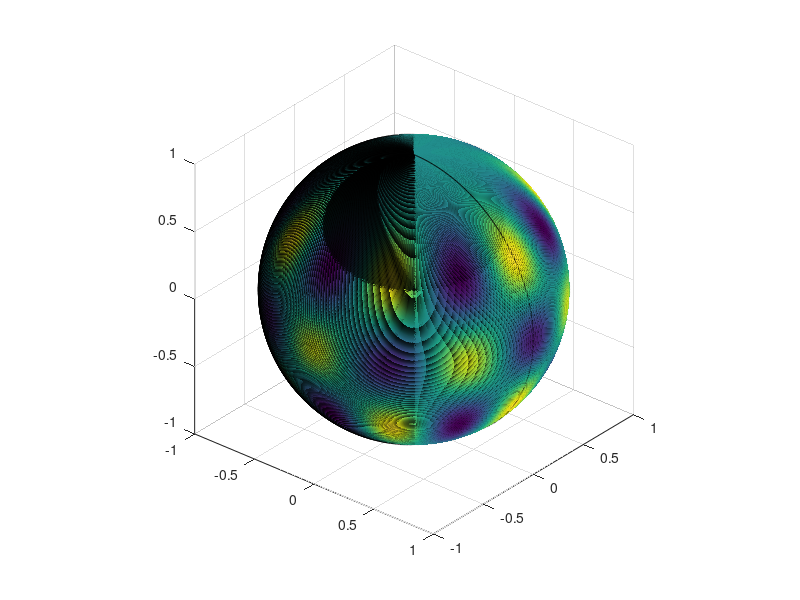

This chart was generated by the following MATLAB code: (Note: this script raises an error after producing the figure.)
%**************************************************************************
%
% Spherical Harmonic Plotter
%
% Adaoted from spharmPlot.m by Mengliu Zhao, last updated 20141203
%
%**************************************************************************

clear all
close all
clc

% Define theta and phi vectors
nPoints = 1000;
phiVec = linspace( 0, 2.*pi, nPoints );
thetaVec = linspace( 0, pi, round( nPoints./2 ) ); % Elevation [rad]
[ phi, theta ] = meshgrid( phiVec, thetaVec );

% Define indices to work with
n = 8;
m = -6; % |m| <= n

% set figure background to white
figure()
% Legendre polynomials
Pn_array = legendre( n, cos(theta(:,1)) );
Pn = Pn_array( abs(m)+1, :)';
Pn = repmat(Pn, [1, size(theta, 1)]);

% normalization constant
normFactor = sqrt( ...
    ( (2*n+1)/(4.*pi) ) .* (factorial(n-abs(m))/factorial(n+abs(m)) ) ...
    );

% base spherical harmonic function
Ymn = normFactor*Pn*exp( 1i.*m.*phi );

% map to sphere surface
r = ones( size(Ymn) );
x = abs(r).*sin(theta).*cos(phi);
y = abs(r).*sin(theta).*sin(phi);
z = abs(r).*cos(theta);

% visualization
harmonicPlot = surf(x, y, z, double(real(Ymn)));

% adjust camera view
view(40,30)
camlight left
camlight right
lighting none
axis equal

axis([-1, 1, -1, 1, -1, 1])

% map positive regions to red, negative regions to green
colormap(parula)

% hide edges
set(harmonicPlot, 'LineStyle','none')

grid off

% Labels
xlabel( '$x$', 'FontSize', 24 );
ylabel( '$y$', 'FontSize', 24 );
zlabel( '$z$', 'FontSize', 24 );
title( ['$m = ', num2str(m), '$, $n = ', num2str(n), '$' ], ...
    'FontSize', 28);
